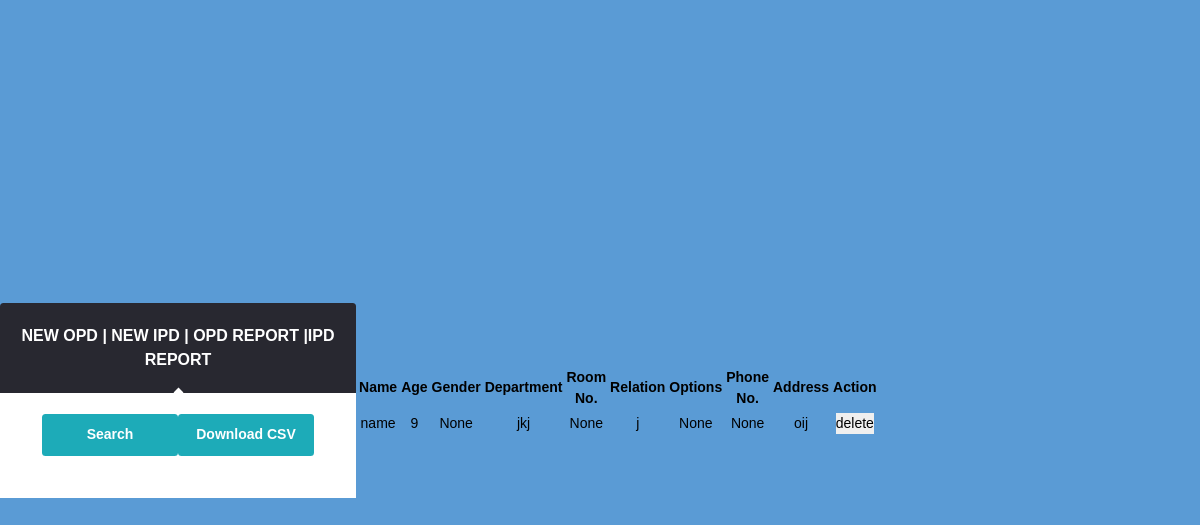
/ipd/show, run on the app's committed database.
### hospital/models.py (models this page shows, shortened)
class Ipd(models.Model):
    name = models.CharField(max_length=10000, null=True, blank=True)
    age = models.IntegerField(null=True, blank=True)
    gender = models.CharField(max_length=10000, null=True, blank=True)
    department = models.CharField(max_length=10000, null=True, blank=True)
    roomNo = models.CharField(max_length=10000, null=True, blank=True)
    relation = models.CharField(max_length=10000, null=True, blank=True)
    option = models.CharField(max_length=10000, null=True, blank=True)
    phone = models.CharField(max_length=10000, null=True, blank=True)
    address = models.CharField(max_length=10000, null=True, blank=True)
    adhar = models.CharField(max_length=10000, null=True, blank=True)
    createdAt = models.DateTimeField(auto_now_add=True, null=True, blank=True)
    updatedAt = models.DateTimeField(auto_now=True, null=True, blank=True)

### hospital/views.py (the view)
@csrf_exempt
def showipd(request):
    try:
        ipd = Ipd.objects.all()
        return render(request, 'ipd/showipd.html', {'ipd': ipd})
    except Exception as e:
        return HttpResponse(e)

### hospital/templates/ipd/showipd.html (shortened to what this page needs)
{% extends 'base.html' %}
{% block show_content %}
  <div class="tablecontent">
    <form action="#" method="post" class="form login">
      <header class="login__header">
          <h3 class="login__title"><a href="{% url 'newopd' %}">New Opd</a> | <a href="{% url 'newipd' %}">New Ipd</a> |  <a href="{% url 'showopd' %}">Opd Report</a> |Ipd Report</a></h3>
      </header>
      <div class="login__body">
        <footer class="login__footer">
          <input type="submit" value="Search">
                <input type="submit" id ="btnExport" onclick="javascript:xport.toCSV('customers');" value="Download CSV">
              </footer>
      </div>
    </form>
  </div>
  <div id="dvData" >{% csrf_token %}
      <table id="customers" style="width:100%;">
          <tr>
              <th>Name</th>
              <th>Age</th>
              <th>Gender</th>
              <th>Department</th>
              <th>Room No.</th>
              <th>Relation</th>
              <th>Options</th>
              <th>Phone No.</th>
              <th>Address</th>
              <th>Action</th>
          </tr>
          {% for i in ipd %}
          <tr style="text-align: center" >
            <td>{{ i.name }}</td>
            <td>{{ i.age}}</td>
            <td>{{ i.gender}}</td>
            <td>{{ i.department}}</td>
            <td>{{ i.roomNo}}</td>
            <td>{{ i.relation }}</td>
            <td>{{ i.option }}</td>
            <td>{{ i.phone}}</td>
            <td>{{ i.address}}</td>
            <td style="width : 2px" ><input type="submit" value="delete"></td>
          </tr>
            {% endfor %}
      </table>
  </div>
{% endblock %}

### hospital/static/css/hospital.css (style rules this page uses)
.align { -webkit-box-align: center; -ms-flex-align: center; align-items: center; display: -webkit-box; display: -ms-flexbox; display: flex; -webkit-box-pack: center; -ms-flex-pack: center; justify-content: center; }
*, *::before, *::after { -webkit-box-sizing: inherit; box-sizing: inherit; }
html { -webkit-box-sizing: border-box; box-sizing: border-box; height: 100%; }
body { background-color: #5a9bd5; font-family: 'Helvetica', 'Arial', sans-serif; font-size: 14px; font-size: 0.875rem; font-weight: 400; line-height: 1.5; margin: 0; min-height: 100%; }
a { color: inherit; text-decoration: none; -webkit-transition: color 0.3s; transition: color 0.3s; }
input { -webkit-appearance: none; -moz-appearance: none; appearance: none; border: none; font: inherit; margin: 0; outline: none; padding: 0; }
input[type='submit'] { cursor: pointer; }
.form input { width: 100%; }
.login__header { background-color: #282830; border-top-left-radius: 0.25em; border-top-right-radius: 0.25em; color: #fff; padding: 1.5em; text-align: center; text-transform: uppercase; }
.login__title { font-size: 16px; font-size: 1rem; margin: 0; }
.login__body { background-color: #fff; padding: 1.5em; position: relative; }
.login__body::before { background-color: #fff; content: ''; height: 0.5em; left: 50%; margin-left: -0.25em; margin-top: -0.25em; position: absolute; top: 0; -webkit-transform: rotate(45deg); transform: rotate(45deg); width: 0.5em; }
.login input[type='submit'] { background-color: #1dabb8; border-radius: 0.25em; color: #fff; font-weight: 700; -webkit-box-ordinal-group: 2; -ms-flex-order: 1; order: 1; padding: 0.75em 1.25em; -webkit-transition: background-color 0.3s; transition: background-color 0.3s; }
.login__footer { -webkit-box-align: center; -ms-flex-align: center; align-items: center; background-color: #fff; border-bottom-left-radius: 0.25em; border-bottom-right-radius: 0.25em; display: -webkit-box; display: -ms-flexbox; display: flex; -webkit-box-pack: justify; -ms-flex-pack: justify; justify-content: space-between; padding-bottom: 1.5em; padding-left: 1.5em; padding-right: 1.5em; }

### hospital/templates/ipd/showipd.html (style rules this page uses)
.tablecontent { width: 100%; margin: 0px; max-width: 100%; }

### data on the page
Ipd: name "name", age "9", gender "None", department "jkj", roomNo "None", relation "j", option "None", phone "None", address "oij"
